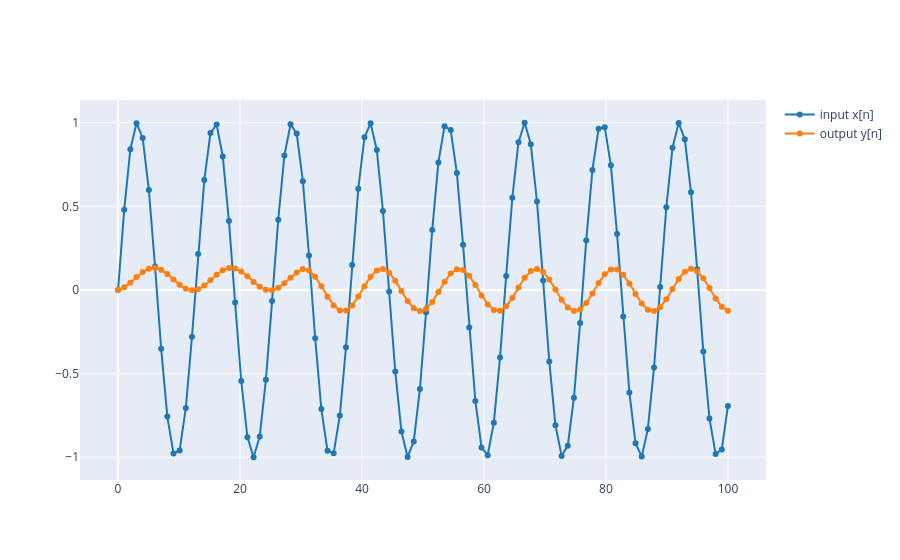

The code cell stored with this chart in its notebook:
### Markdown cell above
1.3 Run the example above using the `averaging_filter` instead. Change the number N to different values and explain what happen.

### Code cell
# Write your code here

x = [np.sin(x/2) for x in range(100)]

convolution = averaging_filter(x, 30)
plot_signals([x, convolution], fs, name=['input x[n]', 'output y[n]'], mode='lines+markers')
